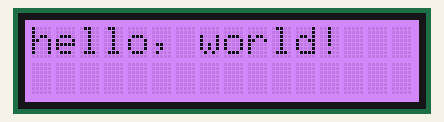
A sketch run on a simulated Arduino Uno, built with avr-gcc and run on an emulated ATmega328P. On the bench: 16×2 character LCD.

Above: at 0.1 s.
At 5.0 s:
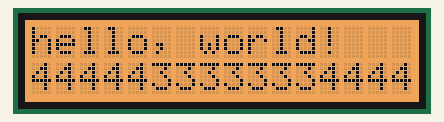
At 10.0 s:
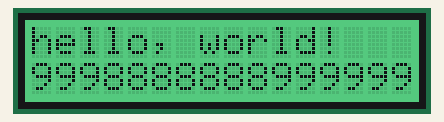
At 19.98 s:
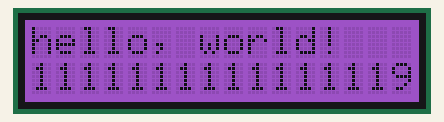
At 29.86 s:
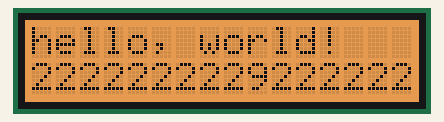
At 39.85 s:
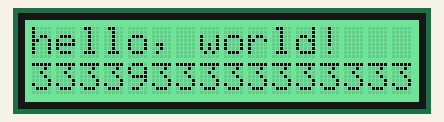

The sketch:

pantalla.ino
```cpp
// (licence header left out)
#include <Wire.h>
#include "rgb_lcd.h"

rgb_lcd lcd;

int colorR = 200;
int colorG = 100;
int colorB = 255;
int x = 0;
void setup()
{
    // set up the LCD's number of columns and rows:
    lcd.begin(16, 2);

    lcd.setRGB(colorR, colorG, colorB);

    // Print a message to the LCD.
    lcd.print("hello, world!");

    delay(1000);
}

void loop()
{
    // set the cursor to column 0, line 1
    // (note: line 1 is the second row, since counting begins with 0):

    lcd.setCursor(x, 1);
    x= (x + 1) % 17;
    // print the number of seconds since reset:
    lcd.print(millis()/1000);
    colorR = (colorR + 1) % 255;
    colorG = (colorG + 1) % 255;
    colorB = (colorB + 1) % 255;
    lcd.setRGB(colorR, colorG, colorB);
    delay(100);
}

/*********************************************************************************************************
  END FILE
*********************************************************************************************************/
```
